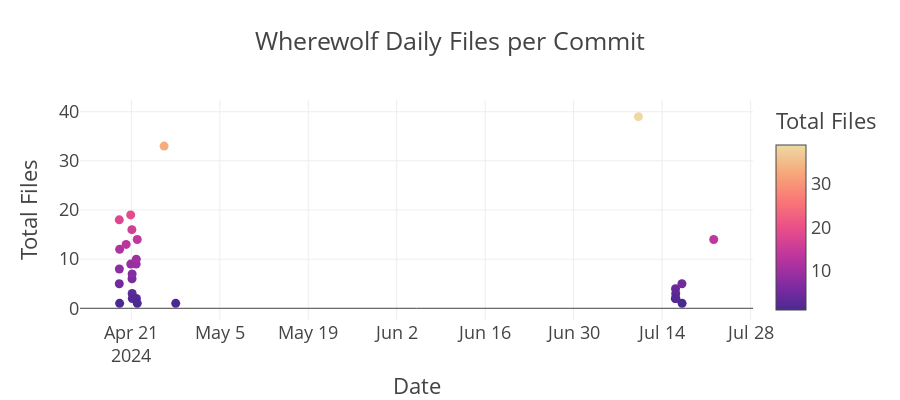

Notebook source saved alongside this figure:
### Code cell
fig = px.scatter(df_commits, 
                 title= project_name + ' Daily Files per Commit',
                 x='AuthorDateUtc', 
                 y='Total Files',
                 color='Total Files',
                 labels=commit_labels,
                 hover_data=['Author'],
                 hover_name='Message')
fig.update_layout(xaxis_title='Date')
format_and_show_short(fig)

### Figure 1 — Plotly figure (JSON) as saved in the notebook; plotly's stock layout.template omitted (floating-point values rounded to 4 significant figures)
{"data": [{"customdata": [["Matt Eland"], ["Matt Eland"], ["Matt Eland"], ["Matt Eland"], ["Matt Eland"], ["Matt Eland"], ["Matt Eland"], ["Matt Eland"], ["Matt Eland"], ["Matt Eland"], ["Matt Eland"], ["Matt Eland"], ["Matt Eland"], ["Matt Eland"], ["Matt Eland"], ["Matt Eland"], ["Matt Eland"], ["Matt Eland"], ["Matt Eland"], ["Matt Eland"], ["Matt Eland"], ["Matt Eland"], ["Matt Eland"], ["Matt Eland"], ["Matt Eland"], ["Matt Eland"], ["Matt Eland"], ["Matt Eland"]], "hovertemplate": "<b>%{hovertext}</b><br><br>AuthorDateUtc=%{x}<br>Total Files=%{marker.color}<br>Author=%{customdata[0]}<extra></extra>", "hovertext": ["Added project", "Fixed path to Wherewolf", "Structuring early application.", "Early game creation and summarization", "Good early game display", "Beginnings of knowledge representation and events", "Beginnings of night phase", "Saw other wolves event", "Reorganizing for game setup and early probability", "Early permutation work", "Working probability engine", "Support-based calculation of start cards", "Brute force probability seems to be working", "Added a mechanism to get all possible worlds", "Lone wolf peek is now fully implemented", "Added knowledge test for lone wolf", "Early implementation of Robber", "Probability refinements for robbing event", "Merge branch 'InsomniacAndCurrentProbability'", "Rendering final probabilities as well as start probabilities", "Merge branch 'TryRefactorRoleName'", "Vote tabulation", "Voting to dead players tabulation", "Dead roles selection", "Good win / loss calculations on voting", "Vote victory calculations", "Added probability visualizer at UI layer", "Voting implementation"], "legendgroup": "", "marker": {"color": [18, 5, 8, 12, 1, 13, 19, 9, 16, 6, 7, 3, 2, 9, 10, 2, 14, 1, 33, 1, 39, 2, 4, 3, 2, 5, 1, 14], "coloraxis": "coloraxis", "symbol": "circle"}, "mode": "markers", "name": "", "orientation": "v", "showlegend": false, "type": "scatter", "x": ["2024-04-19T02:07:44", "2024-04-19T02:12:08", "2024-04-19T02:25:47", "2024-04-19T03:24:09", "2024-04-19T03:29:43", "2024-04-20T04:10:55", "2024-04-20T21:26:58", "2024-04-20T21:40:55", "2024-04-21T01:59:12", "2024-04-21T02:35:55", "2024-04-21T02:58:22", "2024-04-21T03:07:55", "2024-04-21T03:30:27", "2024-04-21T18:19:26", "2024-04-21T18:42:01", "2024-04-21T19:09:14", "2024-04-21T22:20:24", "2024-04-21T22:23:46", "2024-04-26T04:20:14", "2024-04-28T00:30:37", "2024-07-10T05:53:54", "2024-07-16T02:16:53", "2024-07-16T02:55:28", "2024-07-16T03:39:23", "2024-07-16T04:01:59", "2024-07-17T03:15:03", "2024-07-17T03:54:06", "2024-07-22T04:01:25"], "xaxis": "x", "y": [18, 5, 8, 12, 1, 13, 19, 9, 16, 6, 7, 3, 2, 9, 10, 2, 14, 1, 33, 1, 39, 2, 4, 3, 2, 5, 1, 14], "yaxis": "y"}], "layout": {"coloraxis": {"colorbar": {"title": {"text": "Total Files"}}, "colorscale": [[0, "rgb(75, 41, 145)"], [0.1667, "rgb(135, 44, 162)"], [0.3333, "rgb(192, 54, 157)"], [0.5, "rgb(234, 79, 136)"], [0.6667, "rgb(250, 120, 118)"], [0.8333, "rgb(246, 169, 122)"], [1, "rgb(237, 217, 163)"]]}, "height": 400, "legend": {"tracegroupgap": 0}, "title": {"text": "Wherewolf Daily Files per Commit"}, "xaxis": {"anchor": "y", "domain": [0, 1], "title": {"text": "Date"}}, "yaxis": {"anchor": "x", "domain": [0, 1], "title": {"text": "Total Files"}}}}
